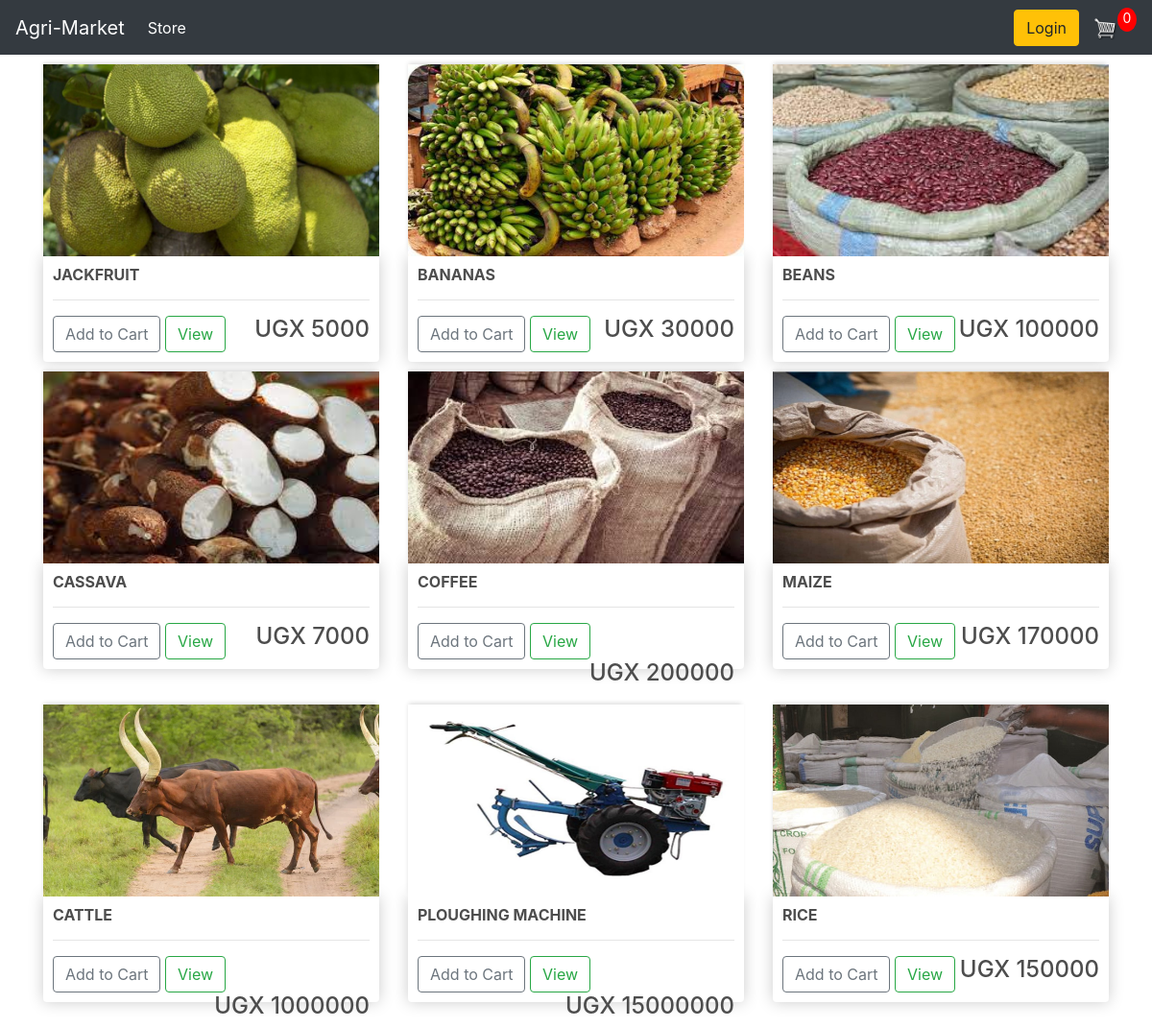
The page / on the database its author committed.
### store/models.py (models this page shows, shortened)
class Product(models.Model):
    name = models.CharField(max_length=200, null=True)
    price = models.DecimalField(max_digits=12, decimal_places=4)
    digital = models.BooleanField(default=False, null=True, blank=False)
    image = models.ImageField(null=True, blank=True)
    @property
    def imageURL(self):
        try:
            url = self.image.url
        except:
            url = ''
        return url

### store/views.py (the view)
# urls.py: path('', include('store.urls')),
def store(request):
    data = cartData(request)
    cartItems = data['cartItems']
    products = Product.objects.all()
    context = {"products": products}
    return render(request, "store/store.html", context)

### store/context_processors.py (called while the page is built)
def cart_data(request):
    print(request.COOKIES)
    cart_items = request.COOKIES.get('cart')
    cart = json.loads(cart_items) if cart_items else []
    return {
        'cartItems': cart,
    }

### store/utils.py (called while the page is built, shortened)
def cookieCart(request):
    try:
        cart = json.loads(request.COOKIES['cart'])
    except:
        cart = {}
    print('Cart:', cart)
    items = []
    order = {'get_cart_total': 0, 'get_cart_items': 0}
    cartItems = order['get_cart_items']
    return {'cartItems':cartItems, 'order':order, 'items':items}

def cartData(request):
    if request.user.is_authenticated:
        customer = Customer.objects.create(
            user=request.user,
            name=request.user.username,
            email=request.user.email
        )
        order, created = Order.objects.get_or_create(customer=customer, complete=False)
        items = order.orderitem_set.all()
        cartItems = order.get_cart_items
    else:
        cookieData = cookieCart(request)
        cartItems = cookieData['cartItems']
        order = cookieData['order']
        items = cookieData['items']
    return {'cartItems':cartItems, 'order':order, 'items':items}

### store/templates/store/store.html
{% extends 'store/main.html' %}
{% load static %}
{% block content %}
    <div class="row">
        {% for product in products %}
        <div class="col-lg-4">
            <img class="thumbnail" src="{{product.imageURL}}">
            <div class="box-element product">
                <h6><strong>{{product.name}}</strong></h6>
                <hr>
                <button data-product={{product.id}} data-action="add" class="btn btn-outline-secondary add-btn update-cart">Add to Cart</button>
		        <a class="btn btn-outline-success" href="#">View</a>
		        <h4 style="display: inline-block;float: right">
                    UGX {{product.price|floatformat:0}}
                </h4>
            </div>
        </div>
        {% endfor %}
    </div>
{% endblock content %}

### static/css/main.css (style rules this page uses)
body { background-color: hsl(0, 0%, 98%); }
h1,h2,h3,h4,h5,h6 { color:hsl(0, 0%, 30%); }
.box-element { box-shadow:hsl(0, 0%, 80%) 0 0 16px; background-color: #fff; border-radius: 4px; padding: 10px; }
.thumbnail { width: 100%; height: 200px; -webkit-box-shadow: -1px -3px 5px -2px rgba(214,214,214,1); -moz-box-shadow: -1px -3px 5px -2px rgba(214,214,214,1); box-shadow: -1px -3px 5px -2px rgba(214,214,214,1); }
.product { border-radius: 0 0 4px 4px; }
.col-lg-4, .col-lg-6, .col-lg-8, .col-lg-12 { margin-top: 10px; }
.btn { border-radius: 0; }

### rows shown on the page
Product: imageURL (picture), name "JACKFRUIT", price "5000"
Product: imageURL (picture), name "BANANAS", price "30000"
Product: imageURL (picture), name "BEANS", price "100000"
Product: imageURL (picture), name "CASSAVA", price "7000"
Product: imageURL (picture), name "COFFEE", price "200000"
Product: imageURL (picture), name "MAIZE", price "170000"
Product: imageURL (picture), name "CATTLE", price "1000000"
Product: imageURL (picture), name "PLOUGHING MACHINE", price "15000000"
Product: imageURL (picture), name "RICE", price "150000"

### other values the page prints
{{ cartItems|length }} "0"
